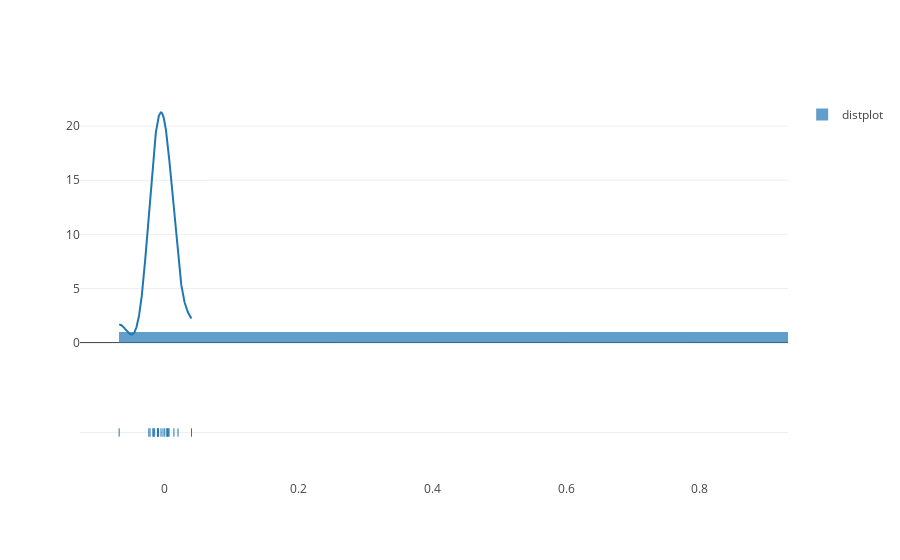

The notebook cell this image was saved under:
### Markdown cell above
# plot "same_day_delta" distplot

### Code cell
import plotly.figure_factory as ff

labels = ['distplot']
fig = ff.create_distplot([dataDF.same_day_deta],labels)
iplot(fig, filename="same_day_delta dist")

### Figure 1 — Plotly figure (JSON) as saved in the notebook; plotly's stock layout.template omitted (floating-point values rounded to 4 significant figures; data arrays with more than 128 entries replaced by an {"elided": "..."} marker saying what was removed)
{"data": [{"autobinx": false, "histnorm": "probability density", "legendgroup": "distplot", "marker": {"color": "rgb(31, 119, 180)"}, "name": "distplot", "opacity": 0.7, "type": "histogram", "uid": "2a6a44c0-9ca8-11e8-8366-d053494eb1af", "x": [-0.0108, 0.0036, 0.0062, -0.015, -0.0025, 0.0061, -0.017, 0.0138, -0.0219, 0.0034, -0.0093, -0.0055, -0.0176, 0.004, 0.0401, 0.0199, 0.0001001, -0.0237, -0.0681, -0.0096, -0.0107], "xaxis": "x", "xbins": {"end": 0.0401, "size": 1, "start": -0.0681}, "yaxis": "y"}, {"legendgroup": "distplot", "marker": {"color": "rgb(31, 119, 180)"}, "mode": "lines", "name": "distplot", "showlegend": false, "type": "scatter", "uid": "2a6a44c1-9ca8-11e8-8366-d053494eb1af", "x": {"elided": "500 float values"}, "xaxis": "x", "y": {"elided": "500 float values"}, "yaxis": "y"}, {"legendgroup": "distplot", "marker": {"color": "rgb(31, 119, 180)", "symbol": "line-ns-open"}, "mode": "markers", "name": "distplot", "showlegend": false, "type": "scatter", "uid": "2a6a44c2-9ca8-11e8-8366-d053494eb1af", "x": [-0.0108, 0.0036, 0.0062, -0.015, -0.0025, 0.0061, -0.017, 0.0138, -0.0219, 0.0034, -0.0093, -0.0055, -0.0176, 0.004, 0.0401, 0.0199, 0.0001001, -0.0237, -0.0681, -0.0096, -0.0107], "xaxis": "x", "y": ["distplot", "distplot", "distplot", "distplot", "distplot", "distplot", "distplot", "distplot", "distplot", "distplot", "distplot", "distplot", "distplot", "distplot", "distplot", "distplot", "distplot", "distplot", "distplot", "distplot", "distplot"], "yaxis": "y2"}], "layout": {"barmode": "overlay", "hovermode": "closest", "legend": {"traceorder": "reversed"}, "xaxis": {"anchor": "y2", "domain": [0, 1], "zeroline": false}, "yaxis": {"anchor": "free", "domain": [0.35, 1], "position": 0}, "yaxis2": {"anchor": "x", "domain": [0, 0.25], "dtick": 1, "showticklabels": false}}}
